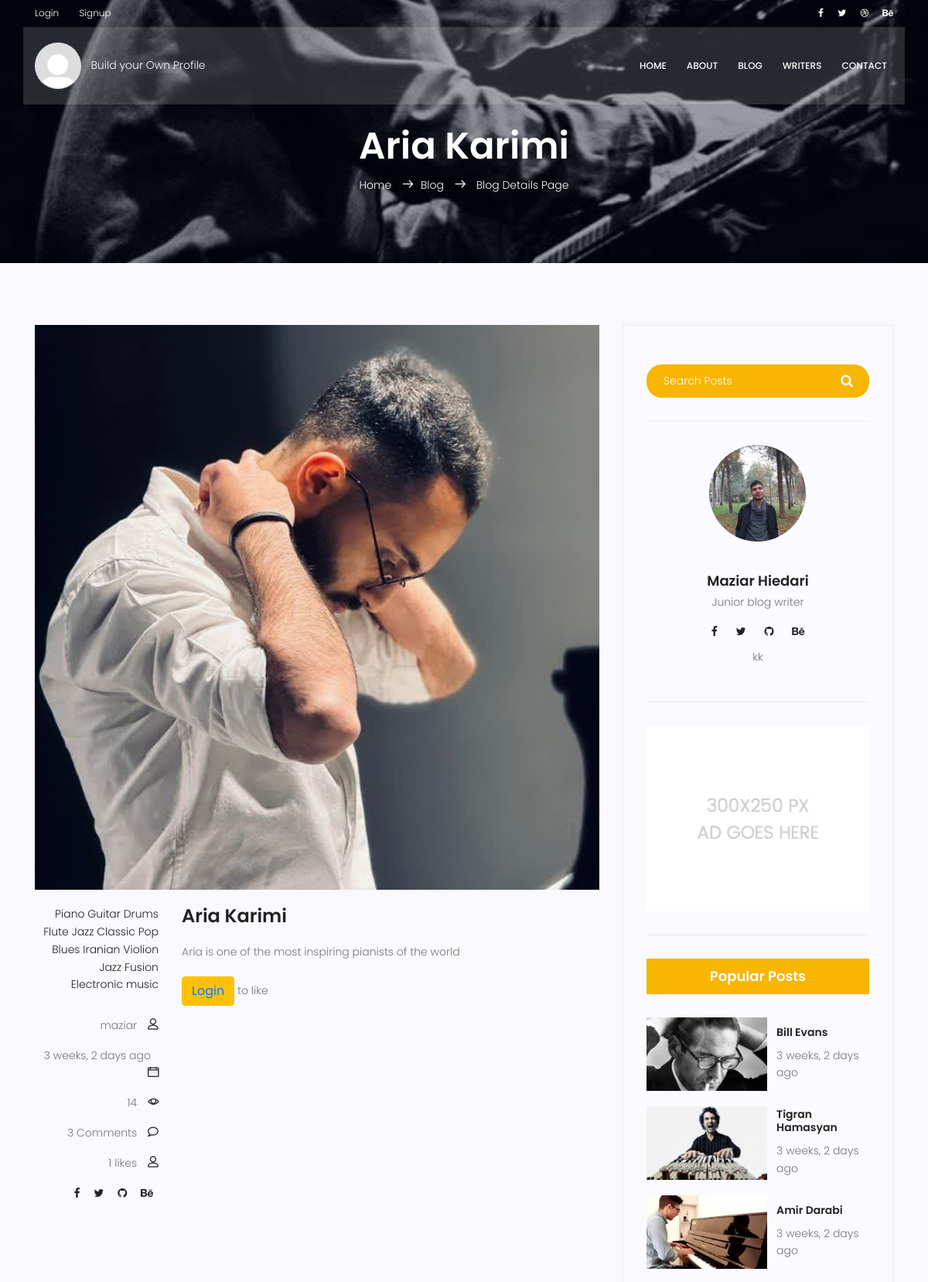
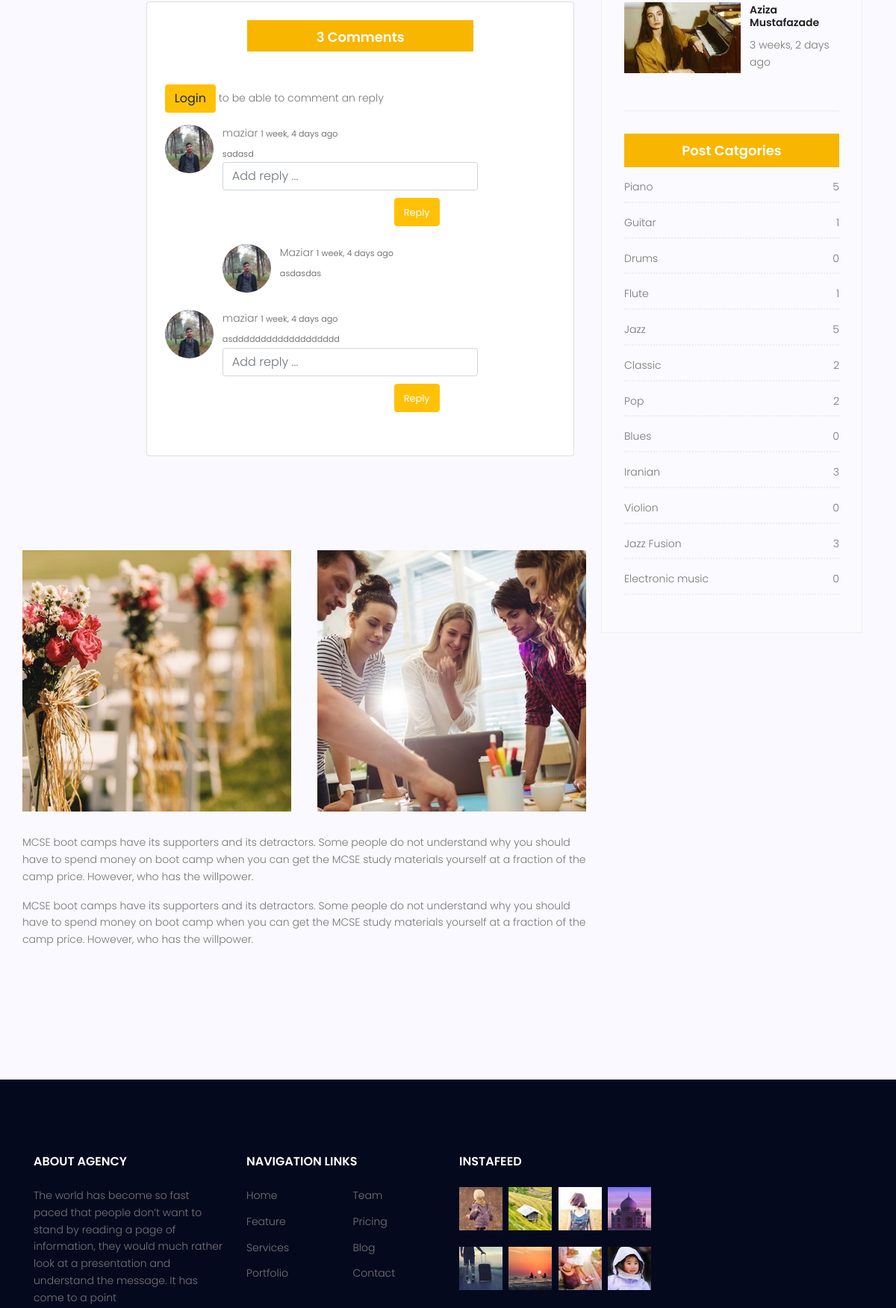
Page /blog/2 (upper part) on the committed database (2 pictures, top to bottom).
### blog/models.py (models this page shows, shortened)
class Post(models.Model):
  title = models.CharField(max_length=255)
  image = models.ImageField()
  content = models.TextField()
  published_date = models.DateTimeField(auto_now_add=True)
  updated_date = models.DateTimeField(auto_now=True)
  counted_views = models.IntegerField(default=1)
  category = models.ManyToManyField(Category)
  author = models.ForeignKey(User, on_delete=models.SET_NULL, null=True)
  approved = models.BooleanField(default=False)
  likes = models.ManyToManyField(User, related_name='blog_post')
  def total_likes(self):
     return self.likes.count()
  class Meta:
     ordering = ['published_date']

class Category(models.Model):
  name = models.CharField(max_length=255)
  image = models.ImageField(default='Chick_Corea.jpg')
  def __str__(self):
    return self.name

### comment/models.py (models this page shows, shortened)
class Comment(models.Model):
  commenter = models.ForeignKey(User,on_delete=models.CASCADE)
  post = models.ForeignKey(Post, on_delete=models.CASCADE)
  content = models.TextField()
  date = models.DateTimeField(auto_now_add=True)

class Reply(models.Model):
  replier = models.ForeignKey(User, on_delete=models.SET_NULL, null=True, related_name='replies')
  parent_comment = models.ForeignKey(Comment, on_delete=models.CASCADE, related_name='replies')
  content = models.TextField()
  date = models.DateTimeField(auto_now_add=True)
  class Meta:
    ordering = ['date']

### accounts/models.py (models this page shows)
class Profile(models.Model):
  user = models.OneToOneField(User,on_delete=models.CASCADE, related_name='profile')
  image = models.ImageField(default='default_profile.png',blank=True, null=True)
  bio = models.TextField(default='No Bio yet...', blank=True)

### blog/views.py (the view, shortened to what this page needs)
# urls.py: path('<int:pid>', views.blog_single, name='single'),
def blog_single(request,pid):
  post = Post.objects.get(pk=pid)
  current_user = request.user
  comments = Comment.objects.filter(post=post).order_by('-date')
  comments_count = comments.count()
  replies_count = Reply.objects.filter(parent_comment__post=post).count()
  total_comments = replies_count+comments_count
  form = Comment_form()
  form.fields['content'].widget.attrs['class'] = 'form-control mb-10'
  form.fields['content'].widget.attrs['rows'] = '5'
  rform = Reply_form()
  rform.fields['content'].widget.attrs['class'] = 'form-control mb-10'
  rform.fields['content'].widget.attrs['rows'] = '5'
  rform.fields['content'].widget.attrs['width'] = '100%'
  categories = Category.objects.all()
  profile = Profile.objects.get(user=post.author)
  tracks = Track.objects.filter(post=post.id)
  liked = False
  if post.likes.filter(id=request.user.id).exists():
    liked=True
  return render(request, 'blog/blog-single.html', {
    'form':form,
    'rform':rform,
    'comments':comments,
      'post':post,
      'tracks':tracks,
      'categories':categories,
      'liked':liked,
      'profile':profile,
      'request':request,
      'total_comments':total_comments
    })

### comment/forms.py
class Comment_form(forms.ModelForm):
  content = forms.CharField(widget=forms.TextInput(attrs={'class':'input','placeholder':'enter comment'}))
  class Meta:
    model = Comment
    fields = ['content']

class Reply_form(forms.ModelForm):
  class Meta:
    model = Reply
    fields =['content']
    widgets = {
      'content': forms.TextInput(attrs={'placeholder':'Add reply ...'})
    }

### blog/templatetags/blog_tags.py (called while the page is built)
@register.simple_tag
def get_current_url(request):
    return unquote(request.build_absolute_uri())

@register.inclusion_tag('blog/post-categories.html')
def post_categories():
  category_counts = Category.objects.annotate(
  post_count=Count('post'))
  cat_dict = {}
  for category in category_counts:
    category_name = category.name
    post_count = category.post_count
    cat_dict[category_name] = post_count
  return {
    'categories':cat_dict
  }

@register.inclusion_tag('blog/popular.html')
def popular_posts():
  posts = Post.objects.filter(approved=True).order_by('-counted_views')[:4]
  return {
    'posts':posts
  }

@register.simple_tag(name='comments_count')
def func(pid):
    post = Post.objects.get(id=pid)
    comments = Comment.objects.filter(post=post)
    comments_count = comments.count()
    replies_count = Reply.objects.filter(parent_comment__post=post).count()
    total_comments = replies_count+comments_count
    return total_comments

@register.filter()
def upfirstletter(value):
    first = value[0] if len(value) > 0 else ''
    remaining = value[1:] if len(value) > 1 else ''
    return first.upper() + remaining

### templates/blog/blog-single.html
{% extends 'base.html' %}
{% load static %}
{% load humanize %}
{% load blog_tags %}
{% block content %}
<section class="relative about-banner">
	<div class="overlay overlay-bg"></div>
	<div class="container">
		<div class="row d-flex align-items-center justify-content-center">
			<div class="about-content col-lg-12">
				<h1 class="text-white">
					{{post.title|upfirstletter}}
				</h1>
				<p class="text-white link-nav"><a href="{% url 'website:index' %}">Home </a> <span class="lnr lnr-arrow-right"></span><a
						href="{% url 'blog:index' %}">Blog </a> <span class="lnr lnr-arrow-right"></span> <a href="blog-single.html"> Blog
						Details Page</a></p>
			</div>
		</div>
	</div>
</section>
<section class="post-content-area single-post-area">
	<div class="container">
		<div class="row">
			<div class="col-lg-8 posts-list">
				<div class="single-post row">
					<div class="col-lg-12">
						<div class="feature-img">
							<img class="img-fluid" src="{{post.image.url}}" alt="">
						</div>
					</div>
					<div class="col-lg-3  col-md-3 meta-details">
						<ul class="tags">
							{% for cat in categories %}
							<li><a href="{% url 'blog:category' cat_name=cat %}">{{cat}}</a></li>
							{% endfor %}
						</ul>
						<div class="user-details row">
							<p class="user-name col-lg-12 col-md-12 col-6"><a href="#">{{post.author.username}}</a> <span
									class="lnr lnr-user"></span></p>
							<p class="date col-lg-12 col-md-12 col-6"><a href="#">{{post.published_date|naturaltime}}</a> <span
									class="lnr lnr-calendar-full"></span></p>
							<p class="view col-lg-12 col-md-12 col-6"><a href="#">{{post.counted_views}}</a> <span
									class="lnr lnr-eye"></span></p>
							<p class="comments col-lg-12 col-md-12 col-6"><a href="#">{% comments_count post.id %} Comments</a> <span
									class="lnr lnr-bubble"></span></p>
									<p class="user-name col-lg-12 col-md-12 col-6"><a href="#">{{post.total_likes}} likes</a> <span
										class="lnr lnr-user"></span>
							<ul class="social-links col-lg-12 col-md-12 col-6">
								<li><a href="#"><i class="fa fa-facebook"></i></a></li>
								<li><a href="#"><i class="fa fa-twitter"></i></a></li>
								<li><a href="#"><i class="fa fa-github"></i></a></li>
								<li><a href="#"><i class="fa fa-behance"></i></a></li>
							</ul>
						</div>
					</div>
					<div class="col-lg-9 col-md-9">
						<h3 class="mt-20 mb-20">{{post.title|upfirstletter}}</h3>
						<p class="excert">
							{{post.content}}
						</p>
						{% if user.is_authenticated %}
						<form action="{% url 'blog:like_post' pid=post.id %}" method="post">
							{% csrf_token %}
										{% if liked %}
											<button type="submit" name="post_id" value="{{post.id}}" class="btn btn-danger btn-sm">Unlike</button>							- {{post.total_likes}} likes
										{% else %}
											<button type="submit" name="post_id" value="{{post.id}}" class="btn btn-primary btn-sm">Like</button>
										- {{post.total_likes}} likes
										{% endif %}
						</form>
						{% else %}
								<button class="btn btn-warning" ><a href="{% url 'accounts:login' %}">Login</a> </button> 	to like
						{% endif %}
					</div>
					{% include 'blog/comments.html' %}
						<div class="row mt-30 mb-30">
							<div class="col-6">
								<img class="img-fluid" src="{% static 'img/blog/post-img1.jpg' %}" alt="">
							</div>
							<div class="col-6">
								<img class="img-fluid" src="{% static 'img/blog/post-img2.jpg' %}" alt="">
							</div>
							<div class="col-lg-12 mt-30">
								<p>
									MCSE boot camps have its supporters and its detractors. Some people do not understand why you should
									have to spend money on boot camp when you can get the MCSE study materials yourself at a fraction of
									the camp price. However, who has the willpower.
								</p>
								<p>
									MCSE boot camps have its supporters and its detractors. Some people do not understand why you should
									have to spend money on boot camp when you can get the MCSE study materials yourself at a fraction of
									the camp price. However, who has the willpower.
								</p>
							</div>
						</div>
				</div>
			</div>
			<div class="col-lg-4 sidebar-widgets">
				<div class="widget-wrap">
					{% include 'blog/search.html' %}
					{% load static %}
{% load blog_tags %}
<div class="single-sidebar-widget user-info-widget">
  <img class="bitch" src="{{profile.image.url}}" alt="">
  <a href="{% url 'blog:author' author_name=post.author.username %}"><h4>{{profile.user.first_name}} {{profile.user.last_name}}</h4></a>
  <p>
    Junior blog writer
  </p>
  <ul class="social-links">
    <li><a href="#"><i class="fa fa-facebook"></i></a></li>
    <li><a href="#"><i class="fa fa-twitter"></i></a></li>
    <li><a href="#"><i class="fa fa-github"></i></a></li>
    <li><a href="#"><i class="fa fa-behance"></i></a></li>
  </ul>
  <p>
   {{profile.bio}}
  </p>
</div>
					{% include 'blog/ads.html' %}
					{% popular_posts %}
					{% post_categories %}
				</div>
			</div>
		</div>
	</div>
</section>
{% endblock %}

### templates/blog/comments.html (shortened to what this page needs)
{% load static %}
{% load humanize %}
{% load blog_tags %}
<div class='my-comment-card'>
  <section class="gradient-custom">
    <div class="container my-5 py-5">
      <div class="row d-flex justify-content-center">
        <div class="col-md-12 col-lg-10 col-xl-8">
          <div class="card">
            <div class="card-body p-4">
              <h4 class="text-center mb-4 pb-2" >{{total_comments}} Comments</h4>
              <div class="row">
                <div class="col">
                  <div class="d-flex flex-start">
                      <div class="flex-grow-1 flex-shrink-1">
                        <div>
                          <div class="d-flex justify-content-between align-items-center">
                        </div>
                        {% if request.user.is_authenticated %}
                          <form action="{% url 'blog:single' pid=post.id %}" method="post">
                            {% csrf_token %}
                            <input type="hidden" value="{{request.user.id}}">
                            <input type="hidden" value="its_comment" name="form_type">
                            <div class="form-group ">
                              {{form.content}}
                              <button type="submit" class="btn btn-warning  text-uppercase" style="color:rgb(255, 255, 255)">Add</button>
                          </div>
                          </form>
                          <hr>
                         {% else %}
                         <p>
                          <form method="post" action="{% url 'accounts:login' %}">
                            <button type="submit" class="btn btn-warning">Login</button> to be able to comment an reply
                          </form>
                        </p>
                        {% endif %}
                      </div>
                    </div>
                  </div>
                </div>
              </div>
              {% for comment in comments %}
              <div class="row">
                <div class="col">
                  <div class="d-flex flex-start">
                    <img class="rounded-circle shadow-1-strong me-3"
                      src="{{comment.commenter.profile.image.url}}" alt="avatar" width="65"
                      height="65" />
                    <div class="flex-grow-1 flex-shrink-1">
                      <div>
                        <div class="d-flex justify-content-between align-items-center">
                          <p class="mb-1">
                            {{comment.commenter}}  <span class="small">{{comment.date|naturaltime}}</span>
                          </p>
                        </div>
                        <p class="small mb-0">
                        {{comment.content}}
                        </p>
                        <div  >
                          <div style="width:100%">
                            <form method="post" action="{% url 'blog:reply_comment' pk=comment.id %}">
                              {{rform.content}}
                          </div>
                        </div>
                              <div class='reply-button' style="margin-bottom: 12px; ">
                                <button class="btn btn-warning" type="submit"><span class="small">Reply</span>
                                </button>
                              </div>
                      </div>
                      {% for rep in comment.replies.all %}
                      <div class="d-flex flex-start mt-4">
                        <a class="me-3" href="#">
                          <img class="rounded-circle shadow-1-strong"
                            src="{{rep.replier.profile.image.url}}" alt="avatar"
                            width="65" height="65" />
                        </a>
                        <div class="flex-grow-1 flex-shrink-1">
                          <div>
                            <div class="d-flex justify-content-between align-items-center">
                              <p class="mb-1">
                                {{rep.replier.first_name}} <span class="small">{{rep.date|naturaltime}}</span>
                              </p>
                            </div>
                            <p class="small mb-0">
                              {{rep.content}}
                            </p>
                          </div>
                        </div>
                      </div>
                      {% endfor %}
                    </div>
                  </div>
                </div>
              </div>
              <br>
              {% endfor %}
            </div>
          </div>
        </div>
      </div>
    </div>
  </section>
 </div>

### templates/blog/popular.html
{% load static %}
{% load blog_tags %}
{% load humanize %}
<div class="single-sidebar-widget popular-post-widget">
  <h4 class="popular-title">Popular Posts</h4>
  <div class="popular-post-list">
    {% for post in posts %}
    <div class="single-post-list d-flex flex-row align-items-center">
      <div class="thumb">
        <img class="img-fluid" src="{{post.image.url}}" alt="">
      </div>
      <div class="details">
        <a href="{% url 'blog:single' pid=post.id %}"><h6>{{post.title}}</h6></a>
        <p>{{post.published_date|naturaltime}}</p>
      </div>
    </div>
    {% endfor %}
  </div>
</div>

### templates/blog/post-categories.html
{% load static %}
<div class="single-sidebar-widget post-category-widget">
  <h4 class="category-title">Post Catgories</h4>
  <ul class="cat-list">
    {% for cat,value in categories.items %}
    <li>
      <a href="{% url 'blog:category' cat_name=cat %}" class="d-flex justify-content-between">
        <p>{{cat}}</p>
        <p>{{value}}</p>
      </a>
    </li>
    {% endfor %}
  </ul>
</div>

### rows in the picture
Post: title|upfirstletter "Aria Karimi", image (picture), author.username "maziar", published_date "3 weeks, 2 days ago", counted_views "14", id "3", total_likes "1", content "Aria is one of the most inspiring pianists of the world"
Category: name "Piano", categories "Piano"
Category: name "Guitar", categories "Guitar"
Category: name "Drums", categories "Drums"
Category: name "Flute", categories "Flute"
Category: name "Jazz", categories "Jazz"
Category: name "Classic", categories "Classic"
Category: name "Pop", categories "Pop"
Category: name "Blues", categories "Blues"
Category: name "Iranian", categories "Iranian"
Category: name "Violion", categories "Violion"
Category: name "Jazz Fusion", categories "Jazz Fusion"
Category: name "Electronic music", categories "Electronic music"
Comment: commenter.profile.image (picture), commenter "maziar", date "1 week, 4 days ago", content "sadasd"
Reply: replier.profile.image (picture), replier.first_name "Maziar", date "1 week, 4 days ago", content "asdasdas"
Comment: commenter.profile.image (picture), commenter "maziar", date "1 week, 4 days ago", content "asddddddddddddddddddd"
Profile: image (picture), user.first_name "Maziar", user.last_name "Hiedari", bio "kk"
Post: image (picture), title "Bill Evans", published_date "3 weeks, 2 days ago"
Post: image (picture), title "Tigran Hamasyan", published_date "3 weeks, 2 days ago"
Post: image (picture), title "Amir Darabi", published_date "3 weeks, 2 days ago"
Post: image (picture), title "Aziza Mustafazade", published_date "3 weeks, 2 days ago"

### other values in the picture
{{ total_comments }} "3"
{{ value }} "5" "1" "0" "1" "5" "2" "2" "0" "3" "0" "3" "0"
